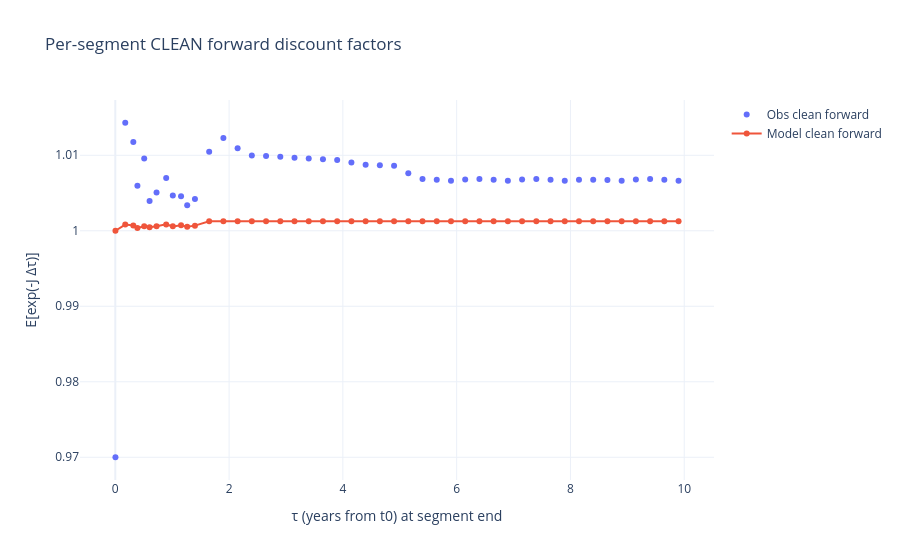
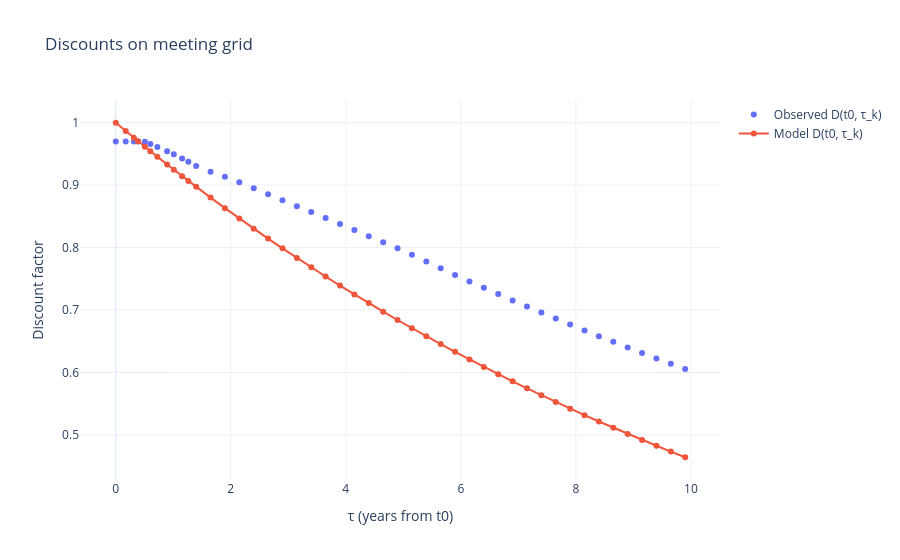
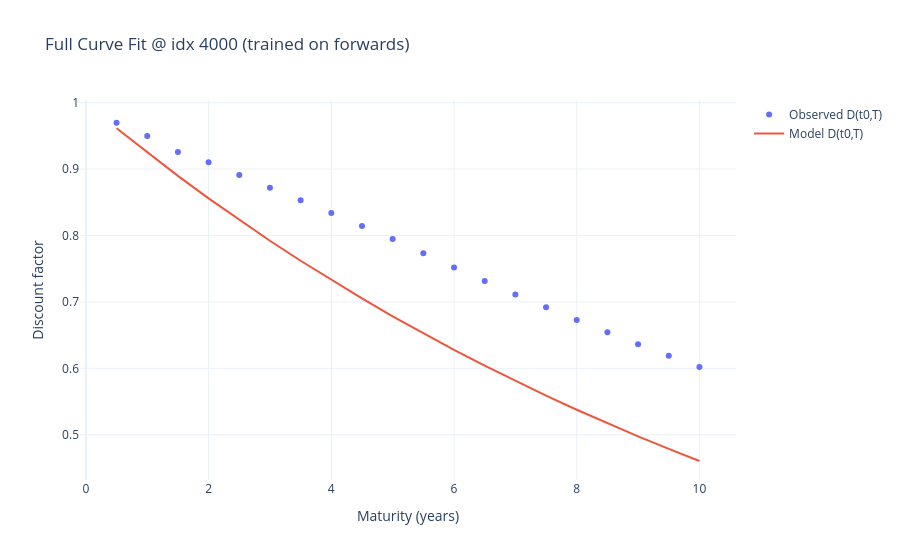
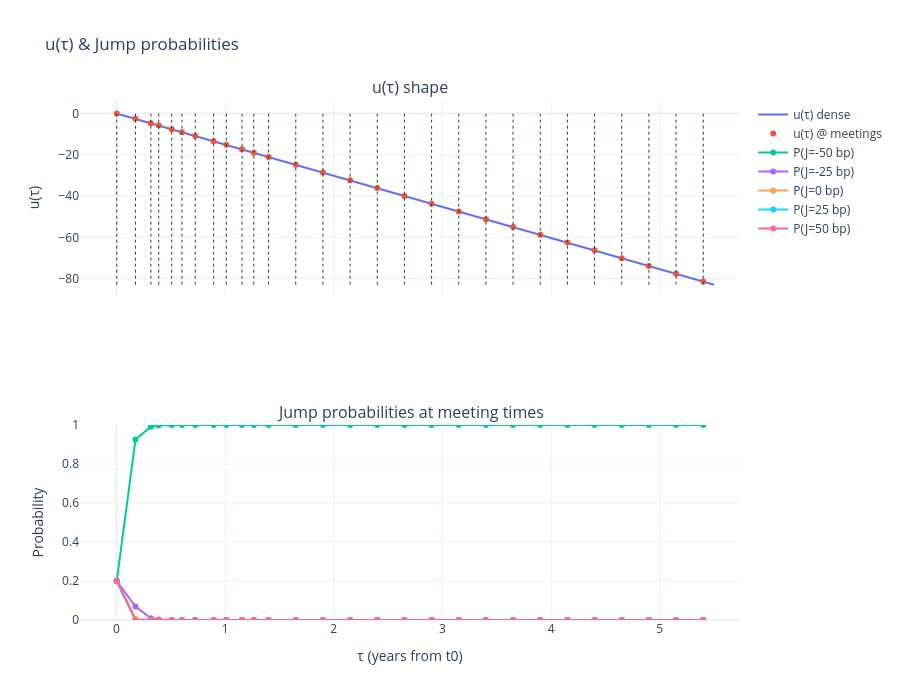

Notebook code for these charts, in order:
### Code cell
# =============================================================================
# DIAGNOSTICS & PLOTS
# =============================================================================
# 1) Compare forward *clean* factors (model vs obs) on the τ grid
with torch.no_grad():
    fwd_model = nd.forward_discounts(t0, tau_grid)       # clean per-segment discount
    base_fwd  = torch.exp(-r0 * deltas)                  # baseline per-segment discount
    per_seg_disc = base_fwd * fwd_model                  # actual per-segment discount in (0,1]
    
    # before (wrong): D_model = torch.cumprod(1.0 / per_seg_disc, dim=0)
    # after (correct):
    D_model = torch.cumprod(per_seg_disc, dim=0)         # D(0)=1 implicit
    D_model = D_model

print("\nSummary (forwards):")
print(f"  Forward RMSE (clean): {torch.sqrt(((fwd_model - fwd_clean_obs)**2).mean()).item():.6e}")
print(f"  Forward MAE  (clean): {torch.mean(torch.abs(fwd_model - fwd_clean_obs)).item():.6e}")

# 2) Interpolate obs curve to τ grid to compare discounts on grid
D_tau = interp1d_clamped(tau_grid, tenors, Dobs).view(-1)

# 3) For plotting also build a smooth curve fit across all input tenors
with torch.no_grad():
    Dpred_full = nd.discount_curve(t0, tenors, r0)

# --- Plot A: Clean forward factors per segment
figA = go.Figure()
figA.add_trace(go.Scatter(x=tau_grid.numpy(), y=fwd_clean_obs.numpy(), mode='markers', name='Obs clean forward'))
figA.add_trace(go.Scatter(x=tau_grid.numpy(), y=fwd_model.detach().numpy(), mode='lines+markers', name='Model clean forward'))
figA.update_layout(title='Per-segment CLEAN forward discount factors',
                   xaxis_title='τ (years from t0) at segment end',
                   yaxis_title='E[exp(-J Δτ)]',
                   template='plotly_white')
figA.show()

# --- Plot B: Discount factors on τ-grid (obs via interp vs model reconstructed)
figB = go.Figure()
figB.add_trace(go.Scatter(x=tau_grid.numpy(), y=D_tau.numpy(), mode='markers', name='Observed D(t0, τ_k)'))
figB.add_trace(go.Scatter(x=tau_grid.numpy(), y=D_model.detach().numpy(), mode='lines+markers', name='Model D(t0, τ_k)'))
figB.update_layout(title='Discounts on meeting grid',
                   xaxis_title='τ (years from t0)',
                   yaxis_title='Discount factor',
                   template='plotly_white')
figB.show()

# --- Plot C: Full curve across input tenors
figC = go.Figure()
figC.add_trace(go.Scatter(x=tenors_np, y=Dobs.numpy(), mode='markers', name='Observed D(t0,T)'))
figC.add_trace(go.Scatter(x=tenors_np, y=Dpred_full.detach().numpy(), mode='lines', name='Model D(t0,T)'))
figC.update_layout(title=f"Full Curve Fit @ idx {int(target_idx)} (trained on forwards)",
                   xaxis_title='Maturity (years)', yaxis_title='Discount factor',
                   template='plotly_white')
figC.show()

# --- Plot D: u(τ) + meeting markers + jump probs
with torch.no_grad():
    T_ref = tenors[len(tenors)//2]
    tau_dense = torch.linspace(0.0, float(T_ref.item()), 400)
    u0 = torch.zeros(1)
    u_dense = odeint(nd.u_ode, u0, tau_dense, method='rk4', options={'step_size': ODE_STEP}).squeeze()

    tau_meet = nd.generate_meeting_times(t0, T_ref)
    if tau_meet.numel() > 0:
        u_meet = nd.solve_u(tau_meet)
        probs_meet = nd.jump_probs(u_meet).detach().numpy()
        tau_meet_np = tau_meet.detach().numpy()
    else:
        u_meet = torch.tensor([])
        probs_meet = None
        tau_meet_np = np.array([])

rows = 2 if (tau_meet.numel() > 0) else 1
figD = make_subplots(rows=rows, cols=1, shared_xaxes=True,
                     subplot_titles=(["u(τ) shape", "Jump probabilities at meeting times"]
                                     if rows==2 else ["u(τ) shape"]))
figD.add_trace(go.Scatter(x=tau_dense.numpy(), y=u_dense.detach().numpy(), mode='lines', name='u(τ) dense'),
               row=1, col=1)
if rows == 2:
    figD.add_trace(go.Scatter(x=tau_meet_np, y=u_meet.detach().numpy(), mode='markers', name='u(τ) @ meetings'),
                   row=1, col=1)
    for tm in tau_meet_np:
        figD.add_shape(type="line", x0=tm, x1=tm,
                       y0=float(min(u_dense.min(), u_meet.min())),
                       y1=float(max(u_dense.max(), u_meet.max())),
                       line=dict(width=1, dash="dot"), row=1, col=1)
    jump_vals_bp = (nd.possible_jumps * 10_000).detach().numpy()
    for j in range(probs_meet.shape[1]):
        figD.add_trace(go.Scatter(x=tau_meet_np, y=probs_meet[:, j], mode='lines+markers',
                                  name=f'P(J={jump_vals_bp[j]:.0f} bp)'), row=2, col=1)
    figD.update_yaxes(title_text="Probability", range=[0,1], row=2, col=1)
figD.update_yaxes(title_text="u(τ)", row=1, col=1)
figD.update_xaxes(title_text="τ (years from t0)", row=rows, col=1)
figD.update_layout(title="u(τ) & Jump probabilities", template="plotly_white", height=700)
figD.show()

# --- Quick print at a few tenors
with torch.no_grad():
    sample_idx = [0, min(5, len(tenors)-1), min(10, len(tenors)-1), len(tenors)-1]
    for i in sample_idx:
        T = tenors[i]
        Dm = nd.discount(t0, T, r0)
        print(f"T={float(T.item()):5.2f} | D_obs={float(Dobs[i].item()):.6f} | D_pred={float(Dm.item()):.6f}")

### Figure 1 — Plotly figure (JSON) as saved in the notebook; plotly's stock layout.template omitted (floating-point values rounded to 4 significant figures)
{"data": [{"mode": "markers", "name": "Obs clean forward", "type": "scatter", "x": [0.002777, 0.175, 0.3167, 0.3889, 0.5083, 0.6028, 0.725, 0.8944, 1.011, 1.156, 1.264, 1.4, 1.65, 1.9, 2.15, 2.4, 2.65, 2.9, 3.15, 3.4, 3.65, 3.9, 4.15, 4.4, 4.65, 4.9, 5.15, 5.4, 5.65, 5.9, 6.15, 6.4, 6.65, 6.9, 7.15, 7.4, 7.65, 7.9, 8.15, 8.4, 8.65, 8.9, 9.15, 9.4, 9.65, 9.9], "y": [0.97, 1.014, 1.012, 1.006, 1.01, 1.004, 1.005, 1.007, 1.005, 1.005, 1.003, 1.004, 1.01, 1.012, 1.011, 1.01, 1.01, 1.01, 1.01, 1.01, 1.009, 1.009, 1.009, 1.009, 1.009, 1.009, 1.008, 1.007, 1.007, 1.007, 1.007, 1.007, 1.007, 1.007, 1.007, 1.007, 1.007, 1.007, 1.007, 1.007, 1.007, 1.007, 1.007, 1.007, 1.007, 1.007]}, {"mode": "lines+markers", "name": "Model clean forward", "type": "scatter", "x": [0.002777, 0.175, 0.3167, 0.3889, 0.5083, 0.6028, 0.725, 0.8944, 1.011, 1.156, 1.264, 1.4, 1.65, 1.9, 2.15, 2.4, 2.65, 2.9, 3.15, 3.4, 3.65, 3.9, 4.15, 4.4, 4.65, 4.9, 5.15, 5.4, 5.65, 5.9, 6.15, 6.4, 6.65, 6.9, 7.15, 7.4, 7.65, 7.9, 8.15, 8.4, 8.65, 8.9, 9.15, 9.4, 9.65, 9.9], "y": [1.0, 1.001, 1.001, 1.0, 1.001, 1.0, 1.001, 1.001, 1.001, 1.001, 1.001, 1.001, 1.001, 1.001, 1.001, 1.001, 1.001, 1.001, 1.001, 1.001, 1.001, 1.001, 1.001, 1.001, 1.001, 1.001, 1.001, 1.001, 1.001, 1.001, 1.001, 1.001, 1.001, 1.001, 1.001, 1.001, 1.001, 1.001, 1.001, 1.001, 1.001, 1.001, 1.001, 1.001, 1.001, 1.001]}], "layout": {"title": {"text": "Per-segment CLEAN forward discount factors"}, "xaxis": {"title": {"text": "τ (years from t0) at segment end"}}, "yaxis": {"title": {"text": "E[exp(-J Δτ)]"}}}}

### Figure 2 — Plotly figure (JSON) as saved in the notebook; plotly's stock layout.template omitted (floating-point values rounded to 4 significant figures)
{"data": [{"mode": "markers", "name": "Observed D(t0, τ_k)", "type": "scatter", "x": [0.002777, 0.175, 0.3167, 0.3889, 0.5083, 0.6028, 0.725, 0.8944, 1.011, 1.156, 1.264, 1.4, 1.65, 1.9, 2.15, 2.4, 2.65, 2.9, 3.15, 3.4, 3.65, 3.9, 4.15, 4.4, 4.65, 4.9, 5.15, 5.4, 5.65, 5.9, 6.15, 6.4, 6.65, 6.9, 7.15, 7.4, 7.65, 7.9, 8.15, 8.4, 8.65, 8.9, 9.15, 9.4, 9.65, 9.9], "y": [0.9698, 0.9698, 0.9698, 0.9698, 0.9694, 0.9657, 0.9609, 0.9541, 0.9494, 0.9425, 0.9372, 0.9307, 0.9212, 0.9135, 0.9046, 0.895, 0.8854, 0.8759, 0.8663, 0.8567, 0.8472, 0.8377, 0.828, 0.8182, 0.8085, 0.7988, 0.7884, 0.7776, 0.7669, 0.7562, 0.7458, 0.7356, 0.7254, 0.7153, 0.7055, 0.6958, 0.6862, 0.6767, 0.6673, 0.6581, 0.649, 0.64, 0.6312, 0.6225, 0.6139, 0.6054]}, {"mode": "lines+markers", "name": "Model D(t0, τ_k)", "type": "scatter", "x": [0.002777, 0.175, 0.3167, 0.3889, 0.5083, 0.6028, 0.725, 0.8944, 1.011, 1.156, 1.264, 1.4, 1.65, 1.9, 2.15, 2.4, 2.65, 2.9, 3.15, 3.4, 3.65, 3.9, 4.15, 4.4, 4.65, 4.9, 5.15, 5.4, 5.65, 5.9, 6.15, 6.4, 6.65, 6.9, 7.15, 7.4, 7.65, 7.9, 8.15, 8.4, 8.65, 8.9, 9.15, 9.4, 9.65, 9.9], "y": [0.9998, 0.9865, 0.9757, 0.9703, 0.9613, 0.9543, 0.9453, 0.933, 0.9246, 0.9143, 0.9066, 0.8971, 0.8799, 0.863, 0.8465, 0.8302, 0.8143, 0.7987, 0.7833, 0.7683, 0.7536, 0.7391, 0.7249, 0.711, 0.6974, 0.684, 0.6709, 0.658, 0.6454, 0.633, 0.6208, 0.6089, 0.5972, 0.5858, 0.5745, 0.5635, 0.5527, 0.5421, 0.5317, 0.5215, 0.5115, 0.5017, 0.492, 0.4826, 0.4733, 0.4643]}], "layout": {"title": {"text": "Discounts on meeting grid"}, "xaxis": {"title": {"text": "τ (years from t0)"}}, "yaxis": {"title": {"text": "Discount factor"}}}}

### Figure 3 — Plotly figure (JSON) as saved in the notebook; plotly's stock layout.template omitted (floating-point values rounded to 4 significant figures)
{"data": [{"mode": "markers", "name": "Observed D(t0,T)", "type": "scatter", "x": [0.5, 1.0, 1.5, 2.0, 2.5, 3.0, 3.5, 4.0, 4.5, 5.0, 5.5, 6.0, 6.5, 7.0, 7.5, 8.0, 8.5, 9.0, 9.5, 10.0], "y": [0.9698, 0.95, 0.9258, 0.9104, 0.8912, 0.872, 0.8529, 0.8339, 0.8143, 0.7949, 0.7733, 0.7519, 0.7315, 0.7113, 0.692, 0.6728, 0.6545, 0.6364, 0.6191, 0.602]}, {"mode": "lines", "name": "Model D(t0,T)", "type": "scatter", "x": [0.5, 1.0, 1.5, 2.0, 2.5, 3.0, 3.5, 4.0, 4.5, 5.0, 5.5, 6.0, 6.5, 7.0, 7.5, 8.0, 8.5, 9.0, 9.5, 10.0], "y": [0.9614, 0.9249, 0.8898, 0.8559, 0.8234, 0.7921, 0.762, 0.733, 0.7052, 0.6784, 0.6526, 0.6278, 0.6039, 0.581, 0.5589, 0.5376, 0.5172, 0.4976, 0.4786, 0.4604]}], "layout": {"title": {"text": "Full Curve Fit @ idx 4000 (trained on forwards)"}, "xaxis": {"title": {"text": "Maturity (years)"}}, "yaxis": {"title": {"text": "Discount factor"}}}}

### Figure 4 — Plotly figure (JSON) as saved in the notebook; plotly's stock layout.template omitted (floating-point values rounded to 4 significant figures; data arrays with more than 128 entries replaced by an {"elided": "..."} marker saying what was removed)
{"data": [{"mode": "lines", "name": "u(τ) dense", "type": "scatter", "x": {"elided": "400 float values"}, "xaxis": "x", "y": {"elided": "400 float values"}, "yaxis": "y"}, {"mode": "markers", "name": "u(τ) @ meetings", "type": "scatter", "x": [0.002777, 0.175, 0.3167, 0.3889, 0.5083, 0.6028, 0.725, 0.8944, 1.011, 1.156, 1.264, 1.4, 1.65, 1.9, 2.15, 2.4, 2.65, 2.9, 3.15, 3.4, 3.65, 3.9, 4.15, 4.4, 4.65, 4.9, 5.15, 5.4], "xaxis": "x", "y": [0.0, -2.593, -4.729, -5.818, -7.62, -9.045, -10.89, -13.45, -15.21, -17.39, -19.02, -21.07, -24.85, -28.62, -32.39, -36.16, -39.93, -43.71, -47.48, -51.25, -55.02, -58.79, -62.56, -66.34, -70.11, -73.88, -77.65, -81.42], "yaxis": "y"}, {"mode": "lines+markers", "name": "P(J=-50 bp)", "type": "scatter", "x": [0.002777, 0.175, 0.3167, 0.3889, 0.5083, 0.6028, 0.725, 0.8944, 1.011, 1.156, 1.264, 1.4, 1.65, 1.9, 2.15, 2.4, 2.65, 2.9, 3.15, 3.4, 3.65, 3.9, 4.15, 4.4, 4.65, 4.9, 5.15, 5.4], "xaxis": "x2", "y": [0.2, 0.9252, 0.9912, 0.997, 0.9995, 0.9999, 1.0, 1.0, 1.0, 1.0, 1.0, 1.0, 1.0, 1.0, 1.0, 1.0, 1.0, 1.0, 1.0, 1.0, 1.0, 1.0, 1.0, 1.0, 1.0, 1.0, 1.0, 1.0], "yaxis": "y2"}, {"mode": "lines+markers", "name": "P(J=-25 bp)", "type": "scatter", "x": [0.002777, 0.175, 0.3167, 0.3889, 0.5083, 0.6028, 0.725, 0.8944, 1.011, 1.156, 1.264, 1.4, 1.65, 1.9, 2.15, 2.4, 2.65, 2.9, 3.15, 3.4, 3.65, 3.9, 4.15, 4.4, 4.65, 4.9, 5.15, 5.4], "xaxis": "x2", "y": [0.2, 0.06917, 0.008761, 0.002964, 0.0004901, 0.0001179, 1.866e-05, 1.447e-06, 2.489e-07, 2.816e-08, 5.492e-09, 7.045e-10, 1.621e-11, 3.729e-13, 8.581e-15, 1.974e-16, 4.542e-18, 1.045e-19, 2.405e-21, 5.532e-23, 1.273e-24, 2.929e-26, 6.738e-28, 1.55e-29, 3.567e-31, 8.207e-33, 1.888e-34, 4.344e-36], "yaxis": "y2"}, {"mode": "lines+markers", "name": "P(J=0 bp)", "type": "scatter", "x": [0.002777, 0.175, 0.3167, 0.3889, 0.5083, 0.6028, 0.725, 0.8944, 1.011, 1.156, 1.264, 1.4, 1.65, 1.9, 2.15, 2.4, 2.65, 2.9, 3.15, 3.4, 3.65, 3.9, 4.15, 4.4, 4.65, 4.9, 5.15, 5.4], "xaxis": "x2", "y": [0.2, 0.005172, 7.744e-05, 8.811e-06, 2.403e-07, 1.391e-08, 3.48e-10, 2.094e-12, 6.197e-14, 7.929e-16, 3.016e-17, 4.963e-19, 2.627e-22, 1.391e-25, 7.363e-29, 3.897e-32, 2.063e-35, 1.092e-38, 5.782e-42, 2.803e-45, 0.0, 0.0, 0.0, 0.0, 0.0, 0.0, 0.0, 0.0], "yaxis": "y2"}, {"mode": "lines+markers", "name": "P(J=25 bp)", "type": "scatter", "x": [0.002777, 0.175, 0.3167, 0.3889, 0.5083, 0.6028, 0.725, 0.8944, 1.011, 1.156, 1.264, 1.4, 1.65, 1.9, 2.15, 2.4, 2.65, 2.9, 3.15, 3.4, 3.65, 3.9, 4.15, 4.4, 4.65, 4.9, 5.15, 5.4], "xaxis": "x2", "y": [0.2, 0.0003866, 6.845e-07, 2.619e-08, 1.179e-10, 1.64e-12, 6.493e-15, 3.031e-18, 1.543e-20, 2.233e-23, 1.657e-25, 3.497e-28, 4.259e-33, 5.187e-38, 6.32e-43, 0.0, 0.0, 0.0, 0.0, 0.0, 0.0, 0.0, 0.0, 0.0, 0.0, 0.0, 0.0, 0.0], "yaxis": "y2"}, {"mode": "lines+markers", "name": "P(J=50 bp)", "type": "scatter", "x": [0.002777, 0.175, 0.3167, 0.3889, 0.5083, 0.6028, 0.725, 0.8944, 1.011, 1.156, 1.264, 1.4, 1.65, 1.9, 2.15, 2.4, 2.65, 2.9, 3.15, 3.4, 3.65, 3.9, 4.15, 4.4, 4.65, 4.9, 5.15, 5.4], "xaxis": "x2", "y": [0.2, 2.891e-05, 6.05e-09, 7.787e-11, 5.779e-14, 1.935e-16, 1.211e-19, 4.387e-24, 3.84e-27, 6.286e-31, 9.099e-34, 2.463e-37, 6.866e-44, 0.0, 0.0, 0.0, 0.0, 0.0, 0.0, 0.0, 0.0, 0.0, 0.0, 0.0, 0.0, 0.0, 0.0, 0.0], "yaxis": "y2"}], "layout": {"annotations": [{"font": {"size": 16}, "showarrow": false, "text": "u(τ) shape", "x": 0.5, "xanchor": "center", "xref": "paper", "y": 1, "yanchor": "bottom", "yref": "paper"}, {"font": {"size": 16}, "showarrow": false, "text": "Jump probabilities at meeting times", "x": 0.5, "xanchor": "center", "xref": "paper", "y": 0.375, "yanchor": "bottom", "yref": "paper"}], "height": 700, "shapes": [{"line": {"dash": "dot", "width": 1}, "type": "line", "x0": 0.002777, "x1": 0.002777, "xref": "x", "y0": -82.97, "y1": 0, "yref": "y"}, {"line": {"dash": "dot", "width": 1}, "type": "line", "x0": 0.175, "x1": 0.175, "xref": "x", "y0": -82.97, "y1": 0, "yref": "y"}, {"line": {"dash": "dot", "width": 1}, "type": "line", "x0": 0.3167, "x1": 0.3167, "xref": "x", "y0": -82.97, "y1": 0, "yref": "y"}, {"line": {"dash": "dot", "width": 1}, "type": "line", "x0": 0.3889, "x1": 0.3889, "xref": "x", "y0": -82.97, "y1": 0, "yref": "y"}, {"line": {"dash": "dot", "width": 1}, "type": "line", "x0": 0.5083, "x1": 0.5083, "xref": "x", "y0": -82.97, "y1": 0, "yref": "y"}, {"line": {"dash": "dot", "width": 1}, "type": "line", "x0": 0.6028, "x1": 0.6028, "xref": "x", "y0": -82.97, "y1": 0, "yref": "y"}, {"line": {"dash": "dot", "width": 1}, "type": "line", "x0": 0.725, "x1": 0.725, "xref": "x", "y0": -82.97, "y1": 0, "yref": "y"}, {"line": {"dash": "dot", "width": 1}, "type": "line", "x0": 0.8944, "x1": 0.8944, "xref": "x", "y0": -82.97, "y1": 0, "yref": "y"}, {"line": {"dash": "dot", "width": 1}, "type": "line", "x0": 1.011, "x1": 1.011, "xref": "x", "y0": -82.97, "y1": 0, "yref": "y"}, {"line": {"dash": "dot", "width": 1}, "type": "line", "x0": 1.156, "x1": 1.156, "xref": "x", "y0": -82.97, "y1": 0, "yref": "y"}, {"line": {"dash": "dot", "width": 1}, "type": "line", "x0": 1.264, "x1": 1.264, "xref": "x", "y0": -82.97, "y1": 0, "yref": "y"}, {"line": {"dash": "dot", "width": 1}, "type": "line", "x0": 1.4, "x1": 1.4, "xref": "x", "y0": -82.97, "y1": 0, "yref": "y"}, {"line": {"dash": "dot", "width": 1}, "type": "line", "x0": 1.65, "x1": 1.65, "xref": "x", "y0": -82.97, "y1": 0, "yref": "y"}, {"line": {"dash": "dot", "width": 1}, "type": "line", "x0": 1.9, "x1": 1.9, "xref": "x", "y0": -82.97, "y1": 0, "yref": "y"}, {"line": {"dash": "dot", "width": 1}, "type": "line", "x0": 2.15, "x1": 2.15, "xref": "x", "y0": -82.97, "y1": 0, "yref": "y"}, {"line": {"dash": "dot", "width": 1}, "type": "line", "x0": 2.4, "x1": 2.4, "xref": "x", "y0": -82.97, "y1": 0, "yref": "y"}, {"line": {"dash": "dot", "width": 1}, "type": "line", "x0": 2.65, "x1": 2.65, "xref": "x", "y0": -82.97, "y1": 0, "yref": "y"}, {"line": {"dash": "dot", "width": 1}, "type": "line", "x0": 2.9, "x1": 2.9, "xref": "x", "y0": -82.97, "y1": 0, "yref": "y"}, {"line": {"dash": "dot", "width": 1}, "type": "line", "x0": 3.15, "x1": 3.15, "xref": "x", "y0": -82.97, "y1": 0, "yref": "y"}, {"line": {"dash": "dot", "width": 1}, "type": "line", "x0": 3.4, "x1": 3.4, "xref": "x", "y0": -82.97, "y1": 0, "yref": "y"}, {"line": {"dash": "dot", "width": 1}, "type": "line", "x0": 3.65, "x1": 3.65, "xref": "x", "y0": -82.97, "y1": 0, "yref": "y"}, {"line": {"dash": "dot", "width": 1}, "type": "line", "x0": 3.9, "x1": 3.9, "xref": "x", "y0": -82.97, "y1": 0, "yref": "y"}, {"line": {"dash": "dot", "width": 1}, "type": "line", "x0": 4.15, "x1": 4.15, "xref": "x", "y0": -82.97, "y1": 0, "yref": "y"}, {"line": {"dash": "dot", "width": 1}, "type": "line", "x0": 4.4, "x1": 4.4, "xref": "x", "y0": -82.97, "y1": 0, "yref": "y"}, {"line": {"dash": "dot", "width": 1}, "type": "line", "x0": 4.65, "x1": 4.65, "xref": "x", "y0": -82.97, "y1": 0, "yref": "y"}, {"line": {"dash": "dot", "width": 1}, "type": "line", "x0": 4.9, "x1": 4.9, "xref": "x", "y0": -82.97, "y1": 0, "yref": "y"}, {"line": {"dash": "dot", "width": 1}, "type": "line", "x0": 5.15, "x1": 5.15, "xref": "x", "y0": -82.97, "y1": 0, "yref": "y"}, {"line": {"dash": "dot", "width": 1}, "type": "line", "x0": 5.4, "x1": 5.4, "xref": "x", "y0": -82.97, "y1": 0, "yref": "y"}], "title": {"text": "u(τ) & Jump probabilities"}, "xaxis": {"anchor": "y", "domain": [0, 1], "matches": "x2", "showticklabels": false}, "xaxis2": {"anchor": "y2", "domain": [0, 1], "title": {"text": "τ (years from t0)"}}, "yaxis": {"anchor": "x", "domain": [0.625, 1], "title": {"text": "u(τ)"}}, "yaxis2": {"anchor": "x2", "domain": [0, 0.375], "range": [0, 1], "title": {"text": "Probability"}}}}
